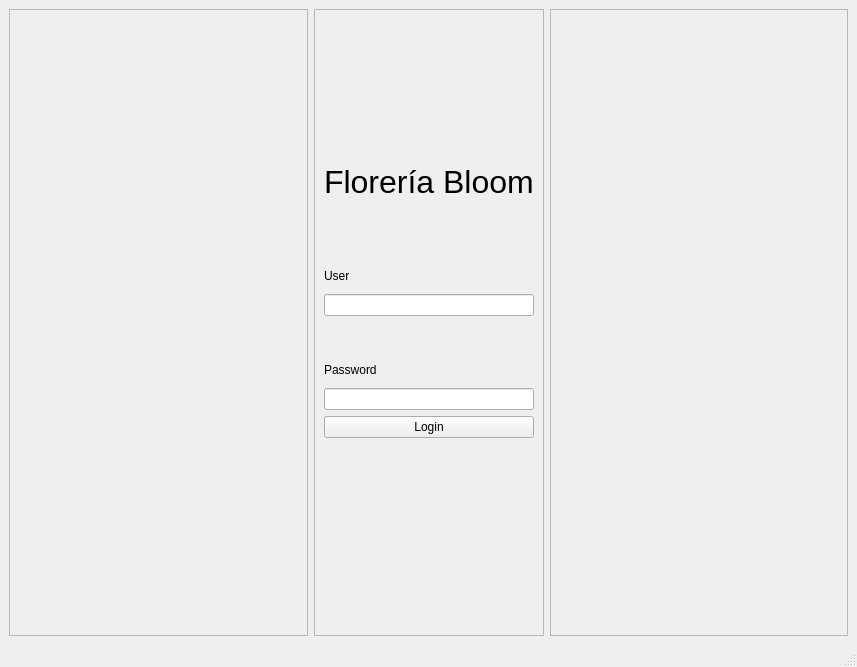
<?xml version="1.0" encoding="UTF-8"?>
<ui version="4.0">
 <class>MainWindow</class>
 <widget class="QMainWindow" name="MainWindow">
  <property name="geometry">
   <rect>
    <x>0</x>
    <y>0</y>
    <width>857</width>
    <height>667</height>
   </rect>
  </property>
  <property name="windowTitle">
   <string>MainWindow</string>
  </property>
  <widget class="QWidget" name="centralwidget">
   <layout class="QHBoxLayout" name="horizontalLayout">
    <item>
     <widget class="QFrame" name="frame">
      <property name="frameShape">
       <enum>QFrame::StyledPanel</enum>
      </property>
      <property name="frameShadow">
       <enum>QFrame::Raised</enum>
      </property>
      <layout class="QHBoxLayout" name="horizontalLayout_3">
       <item>
        <layout class="QHBoxLayout" name="horizontalLayout_2">
         <item>
          <spacer name="horizontalSpacer">
           <property name="orientation">
            <enum>Qt::Horizontal</enum>
           </property>
           <property name="sizeHint" stdset="0">
            <size>
             <width>40</width>
             <height>20</height>
            </size>
           </property>
          </spacer>
         </item>
        </layout>
       </item>
      </layout>
     </widget>
    </item>
    <item>
     <widget class="QFrame" name="frame_2">
      <property name="frameShape">
       <enum>QFrame::StyledPanel</enum>
      </property>
      <property name="frameShadow">
       <enum>QFrame::Raised</enum>
      </property>
      <layout class="QVBoxLayout" name="verticalLayout_2">
       <item>
        <layout class="QVBoxLayout" name="verticalLayout">
         <property name="bottomMargin">
          <number>100</number>
         </property>
         <item>
          <widget class="QLabel" name="label_3">
           <property name="maximumSize">
            <size>
             <width>16777215</width>
             <height>150</height>
            </size>
           </property>
           <property name="font">
            <font>
             <pointsize>24</pointsize>
            </font>
           </property>
           <property name="text">
            <string>Florería Bloom</string>
           </property>
          </widget>
         </item>
         <item>
          <widget class="QLabel" name="label_2">
           <property name="maximumSize">
            <size>
             <width>16777215</width>
             <height>25</height>
            </size>
           </property>
           <property name="text">
            <string>User</string>
           </property>
          </widget>
         </item>
         <item>
          <widget class="QLineEdit" name="lineEdit">
           <property name="sizePolicy">
            <sizepolicy hsizetype="Fixed" vsizetype="Fixed">
             <horstretch>0</horstretch>
             <verstretch>0</verstretch>
            </sizepolicy>
           </property>
           <property name="maximumSize">
            <size>
             <width>300</width>
             <height>16777215</height>
            </size>
           </property>
          </widget>
         </item>
         <item>
          <spacer name="verticalSpacer">
           <property name="orientation">
            <enum>Qt::Vertical</enum>
           </property>
           <property name="sizeType">
            <enum>QSizePolicy::Fixed</enum>
           </property>
           <property name="sizeHint" stdset="0">
            <size>
             <width>20</width>
             <height>35</height>
            </size>
           </property>
          </spacer>
         </item>
         <item>
          <widget class="QLabel" name="label">
           <property name="maximumSize">
            <size>
             <width>16777215</width>
             <height>25</height>
            </size>
           </property>
           <property name="text">
            <string>Password</string>
           </property>
          </widget>
         </item>
         <item>
          <widget class="QLineEdit" name="lineEdit_2">
           <property name="sizePolicy">
            <sizepolicy hsizetype="Fixed" vsizetype="Fixed">
             <horstretch>0</horstretch>
             <verstretch>0</verstretch>
            </sizepolicy>
           </property>
           <property name="maximumSize">
            <size>
             <width>300</width>
             <height>16777215</height>
            </size>
           </property>
          </widget>
         </item>
         <item>
          <widget class="QPushButton" name="btn_login">
           <property name="text">
            <string>Login</string>
           </property>
          </widget>
         </item>
        </layout>
       </item>
      </layout>
     </widget>
    </item>
    <item>
     <widget class="QFrame" name="frame_3">
      <property name="frameShape">
       <enum>QFrame::StyledPanel</enum>
      </property>
      <property name="frameShadow">
       <enum>QFrame::Raised</enum>
      </property>
      <layout class="QHBoxLayout" name="horizontalLayout_5">
       <item>
        <layout class="QHBoxLayout" name="horizontalLayout_4">
         <item>
          <spacer name="horizontalSpacer_2">
           <property name="orientation">
            <enum>Qt::Horizontal</enum>
           </property>
           <property name="sizeHint" stdset="0">
            <size>
             <width>40</width>
             <height>20</height>
            </size>
           </property>
          </spacer>
         </item>
        </layout>
       </item>
      </layout>
     </widget>
    </item>
   </layout>
  </widget>
  <widget class="QMenuBar" name="menubar">
   <property name="geometry">
    <rect>
     <x>0</x>
     <y>0</y>
     <width>857</width>
     <height>26</height>
    </rect>
   </property>
  </widget>
  <widget class="QStatusBar" name="statusbar"/>
 </widget>
 <resources/>
 <connections/>
</ui>
